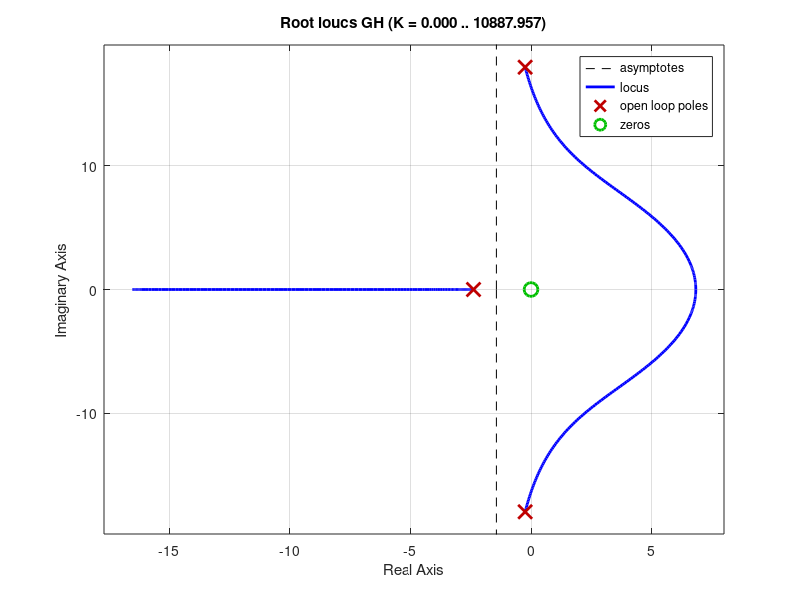
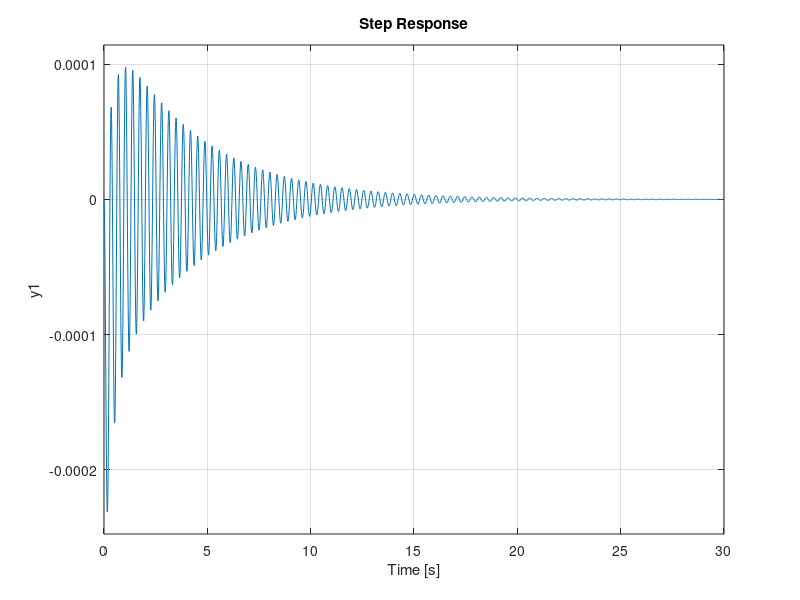
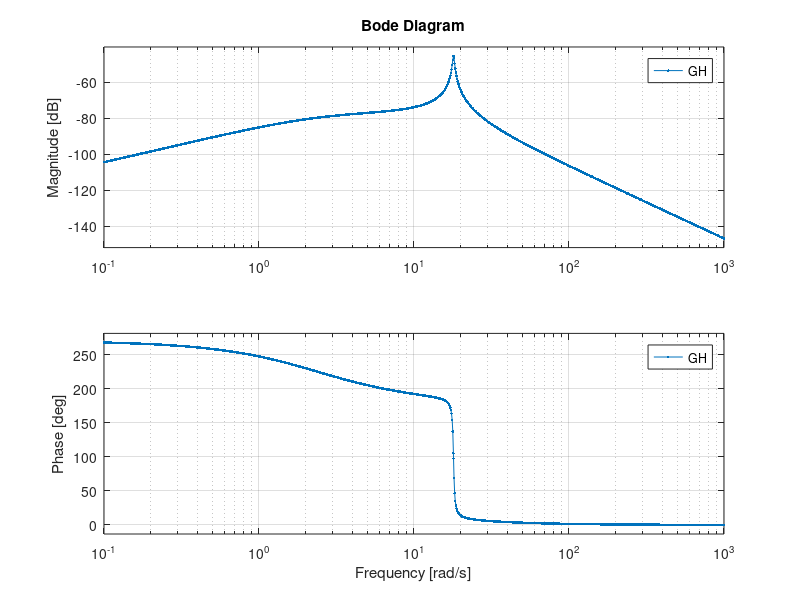
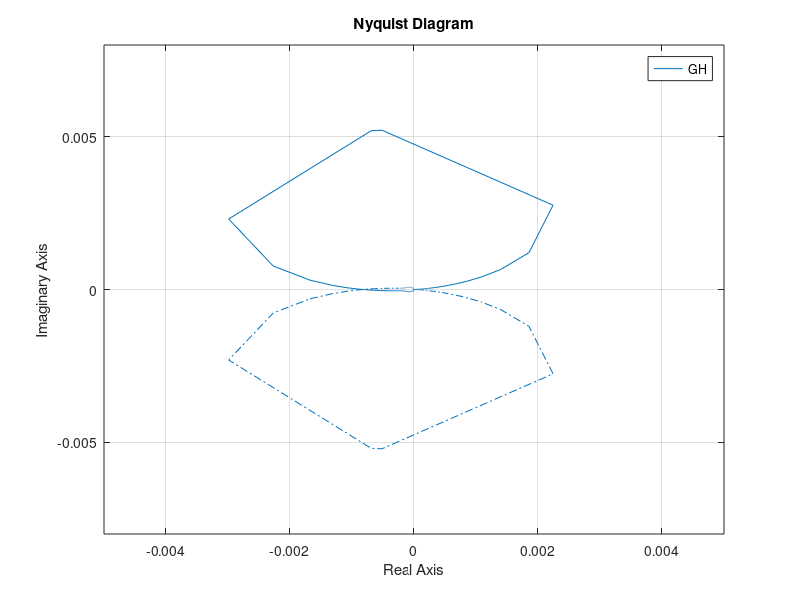

Write MATLAB code to recreate these figures, in order. (Note: this script raises an error after producing the figures.)
clc
clear all 
close all
Cc=1;
Cr=1;
R=6;
r=1;
M=3;
m=0.3;
k=1000;
%GH
A=[1 0];
B=[1];
C=[1];
D=[1];
E=[R-r];
F=[m-(7/5)*(M+m) -(M+m)*Cr/(m*r^2)-(7*Cc/5) -(7*k/5)-(Cc*Cr)/(m*r^2) -(k*Cr)/(m*r^2)];
G=[1];
H=[1];
f=conv(conv(conv(A,B),C),D);
b=conv(conv(conv(E,F),G),H);
GH = tf(f,b);
poless=roots(b);
zeros=roots(f);
sys=feedback(GH,1);
rlocus(GH)
grid on
figure
step(sys);
grid on
figure
bode(GH,'.-')
grid on
figure
nyquist(GH)
grid on
v=[-0.005 0.005 -0.008 0.008];axis(v)
info=stepinfo(sys);
% figure
% impulse(sys);
%controlSystemDesigner('rlocus',GH)
df=polyder(f);
db=polyder(b);
c1=conv(b,df);
c2=conv(f,db);
ss=-29.57+3.46i;
k=-polyval(b,ss)/polyval(f,ss);
ag=(180/pi)*angle(polyval(f,ss)/polyval(b,ss));